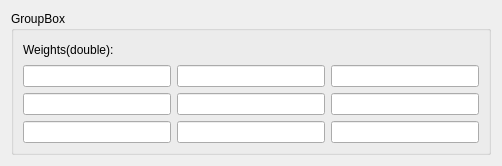
<?xml version="1.0" encoding="UTF-8"?>
<ui version="4.0">
 <class>Dialog</class>
 <widget class="QDialog" name="Dialog">
  <property name="geometry">
   <rect>
    <x>0</x>
    <y>0</y>
    <width>502</width>
    <height>166</height>
   </rect>
  </property>
  <property name="windowTitle">
   <string>Dialog</string>
  </property>
  <layout class="QVBoxLayout" name="verticalLayout">
   <item>
    <widget class="QGroupBox" name="groupBox">
     <property name="title">
      <string>GroupBox</string>
     </property>
     <layout class="QVBoxLayout" name="verticalLayout_2">
      <item>
       <widget class="QLabel" name="label_2">
        <property name="text">
         <string>Weights(double):</string>
        </property>
       </widget>
      </item>
      <item>
       <layout class="QGridLayout" name="gridLayout">
        <item row="0" column="1">
         <widget class="QLineEdit" name="lineEdit_3"/>
        </item>
        <item row="0" column="2">
         <widget class="QLineEdit" name="lineEdit_4"/>
        </item>
        <item row="1" column="0">
         <widget class="QLineEdit" name="lineEdit"/>
        </item>
        <item row="1" column="1">
         <widget class="QLineEdit" name="lineEdit_5"/>
        </item>
        <item row="1" column="2">
         <widget class="QLineEdit" name="lineEdit_6"/>
        </item>
        <item row="2" column="0">
         <widget class="QLineEdit" name="lineEdit_7"/>
        </item>
        <item row="2" column="1">
         <widget class="QLineEdit" name="lineEdit_8"/>
        </item>
        <item row="2" column="2">
         <widget class="QLineEdit" name="lineEdit_9"/>
        </item>
        <item row="0" column="0">
         <widget class="QLineEdit" name="lineEdit_2"/>
        </item>
       </layout>
      </item>
     </layout>
     <zorder>label_2</zorder>
     <zorder>lineEdit_2</zorder>
    </widget>
   </item>
  </layout>
 </widget>
 <resources/>
 <connections/>
</ui>
